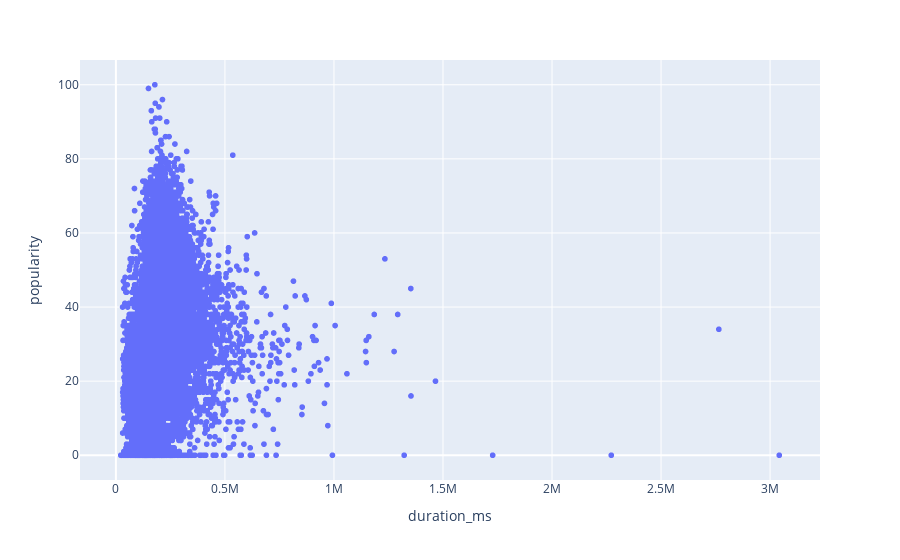

The notebook cell this image was saved under:
### Markdown cell above
### Bivariate Analysis

### Code cell
#Semi trend, the longer the song, the less popular.
fig = px.scatter(df_nodupe.sample(10000), x='duration_ms', y='popularity')
fig.show()

### Figure 1 — Plotly figure (JSON) as saved in the notebook; plotly's stock layout.template omitted (floating-point values rounded to 4 significant figures; data arrays with more than 128 entries replaced by an {"elided": "..."} marker saying what was removed)
{"data": [{"hovertemplate": "duration_ms=%{x}<br>popularity=%{y}<extra></extra>", "legendgroup": "", "marker": {"color": "#636efa", "symbol": "circle"}, "mode": "markers", "name": "", "showlegend": false, "type": "scattergl", "x": {"elided": "10000 int values"}, "xaxis": "x", "y": {"elided": "10000 int values"}, "yaxis": "y"}], "layout": {"legend": {"tracegroupgap": 0}, "margin": {"t": 60}, "xaxis": {"anchor": "y", "domain": [0, 1], "title": {"text": "duration_ms"}}, "yaxis": {"anchor": "x", "domain": [0, 1], "title": {"text": "popularity"}}}}
